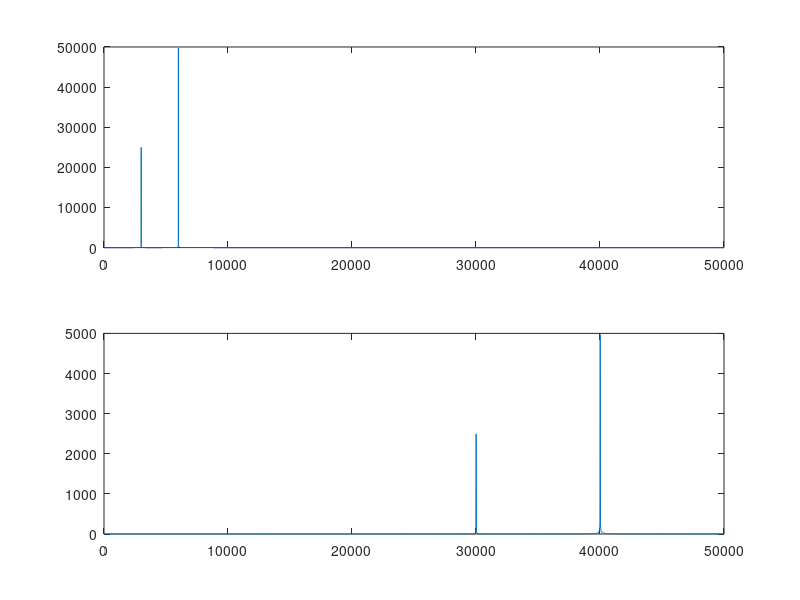
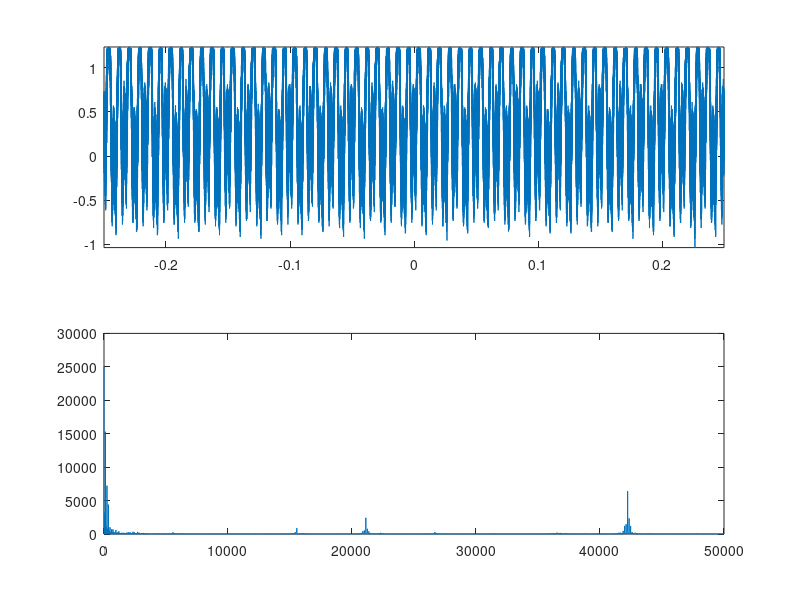
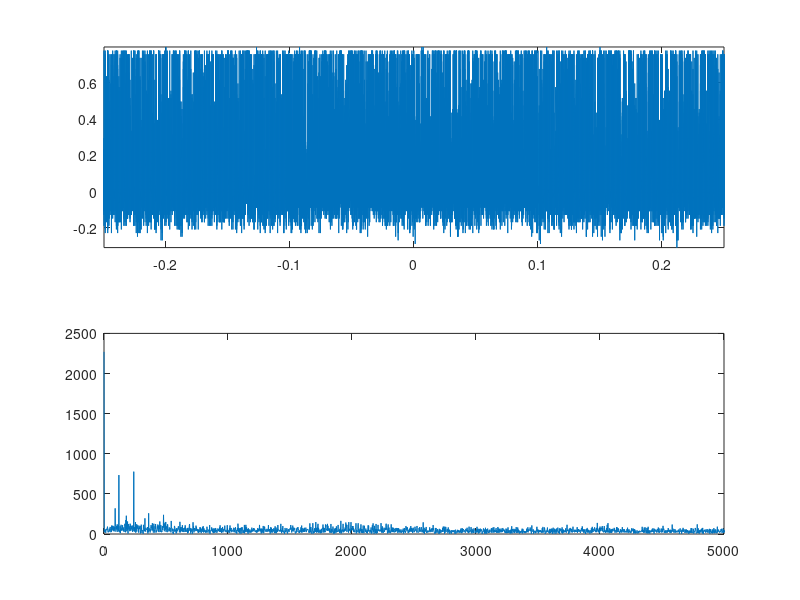
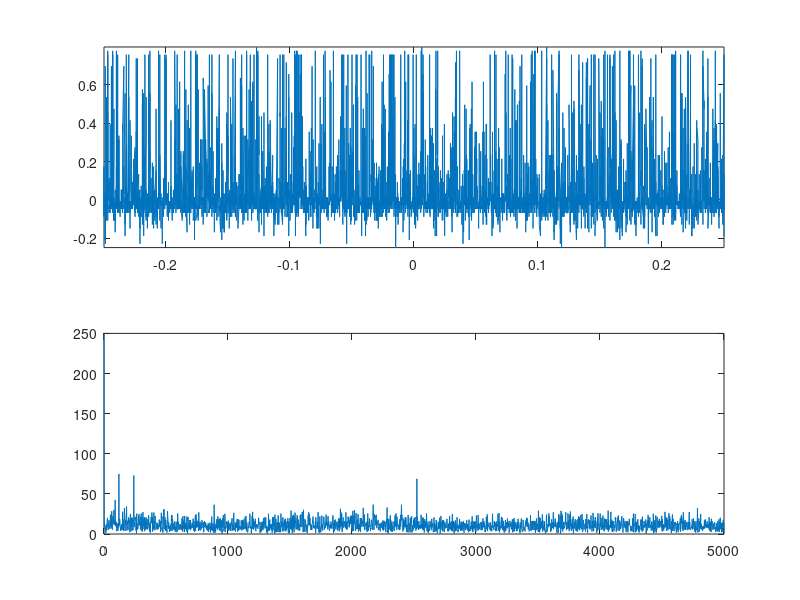

Recreate these plots in MATLAB, in order.
PLAYER_FREQUENCIES = [1471 1724 2000 2273 2632 2941 3333 3571 3846 4167];
load('light.mat');
load('scope_30.csv');
E01 = scope_30(:,1);
E02 = scope_30(:,2);

Fs = 100E3;
F1 = 3E3;
F2 = 6E3;
A1 = 1;
A2 = 2;

time = linspace(-0.25,0.25,Fs*0.5);
x = A1*sin(2*pi*F1*time) + A2*sin(2*pi*F2*time);

x_ds = x(1:10:length(x));
t_ds = time(1:10:length(time));
Fs_ds = Fs/10;

figure(1);
subplot(2,1,1);
X = fft(x);
L_X = length(X);
X1 = X(1:L_X/2);
F_X = linspace(0,Fs/2,L_X/2);
plot(F_X, abs(X1));

subplot(2,1,2);
X_DS = fft(x_ds);
L_X_DS = length(X_DS);
X_DS1 = X_DS(1:L_X_DS/2);
F_X_DS = linspace(0,Fs/2,L_X_DS/2);
plot(F_X_DS, abs(X_DS1));

figure(2);
subplot(2,1,1);
plot(t,y);
axis tight

subplot(2,1,2);
Fs_light = 1/max(diff(t));
Y_LIGHT = fft(y);
L_LIGHT = length(Y_LIGHT);
Y_LIGHT1 = Y_LIGHT(1:L_LIGHT/2);
F_LIGHT = linspace(0,Fs_light/2,L_LIGHT/2);
plot(F_LIGHT,abs(Y_LIGHT1));

figure(3);
subplot(2,1,1);
plot(E01, E02);
axis tight

subplot(2,1,2);
V_E02 = fft(E02);
L_V_E02 = length(V_E02);
V_E021 = V_E02(1:L_V_E02/2);
F_V_E02 = linspace(0,Fs/2,L_V_E02/2);
plot(F_V_E02,abs(V_E021));
xlim([0 5E3]);

figure(4);
subplot(2,1,1);
t_E01_ds = E01(1:10:length(E01));
v_E02_ds = E02(1:10:length(E02));
Fs_E0_ds = Fs/10;
plot(t_E01_ds,v_E02_ds);
axis tight

subplot(2,1,2);
V_E02_DS = fft(v_E02_ds);
L_V_E02_DS = length(V_E02_DS);
V_E02_DS1 = V_E02_DS(1:L_V_E02_DS/2);
F_V_E02_DS = linspace(0,Fs_E0_ds/2,L_V_E02_DS/2);
plot(F_V_E02_DS,abs(V_E02_DS1));
xlim([0 5E3]);

figure(5);
subplot(2,2,1);
N = 2001;
L_N = (N-1)/2;
n = (-L_N:L_N);
% f_corner = 5.85E3;
f_corner = 5E3;
h_ideal_FIR = 2*f_corner/Fs*sinc(n*2*f_corner/Fs);
plot(n,h_ideal_FIR);
subplot(2,2,2);
f_axis = linspace(0,50E3,2000);
H_ideal_FIR = freqz(h_ideal_FIR,1,f_axis,Fs);
plot(f_axis,abs(H_ideal_FIR));

long_filter_pv = freqz(h_ideal_FIR,1,PLAYER_FREQUENCIES,Fs);
long_filter_ob = freqz(h_ideal_FIR,1,10E3:1E3:50E3,Fs);

subplot(2,2,3);
N = 21;
L_N = (N-1)/2;
n = (-L_N:L_N);
f_corner = 5E3;
h_ideal_FIR = 2*f_corner/Fs*sinc(n*2*f_corner/Fs);
plot(n,h_ideal_FIR);
axis tight
subplot(2,2,4);
f_axis = linspace(0,50E3,2000);
H_ideal_FIR = freqz(h_ideal_FIR,1,f_axis,Fs);
plot(f_axis,abs(H_ideal_FIR));

short_filter_pv = freqz(h_ideal_FIR,1,PLAYER_FREQUENCIES,Fs);
short_filter_ob = freqz(h_ideal_FIR,1,10E3:1E3:50E3,Fs);

figure(7);
N = 81;
L_N = (N-1)/2;
n = (-L_N:L_N);
f_corner = 5.5E3;
h_ideal_FIR = 2*f_corner/Fs*sinc(n*2*f_corner/Fs);
window = transpose(hamming(N));
plot(n,h_ideal_FIR);
f_axis = linspace(0,50E3,2000);
% H_ideal_FIR = freqz(h_ideal_FIR,1,f_axis,Fs);
ideal_filter = window.*h_ideal_FIR;
FILTERED = freqz(ideal_filter,1,f_axis,Fs);
plot(f_axis,abs(FILTERED));

actual_filter_pv = freqz(ideal_filter,1,PLAYER_FREQUENCIES,Fs);
actual_filter_ob = freqz(ideal_filter,1,10E3:1E3:50E3,Fs);

20*log10(max(abs(actual_filter_ob)));
20*log10(min(abs(actual_filter_pv))/max(abs(actual_filter_pv)));